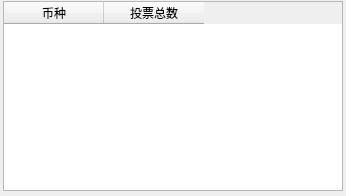
<?xml version="1.0" encoding="UTF-8"?>
<ui version="4.0">
 <class>TotalLockedDialog</class>
 <widget class="QDialog" name="TotalLockedDialog">
  <property name="geometry">
   <rect>
    <x>0</x>
    <y>0</y>
    <width>346</width>
    <height>196</height>
   </rect>
  </property>
  <property name="windowTitle">
   <string>Dialog</string>
  </property>
  <widget class="QTableWidget" name="tableWidget">
   <property name="geometry">
    <rect>
     <x>3</x>
     <y>1</y>
     <width>340</width>
     <height>190</height>
    </rect>
   </property>
   <property name="styleSheet">
    <string notr="true"/>
   </property>
   <column>
    <property name="text">
     <string>币种</string>
    </property>
    <property name="textAlignment">
     <set>AlignCenter</set>
    </property>
   </column>
   <column>
    <property name="text">
     <string>投票总数</string>
    </property>
    <property name="textAlignment">
     <set>AlignCenter</set>
    </property>
   </column>
  </widget>
 </widget>
 <resources/>
 <connections/>
</ui>
